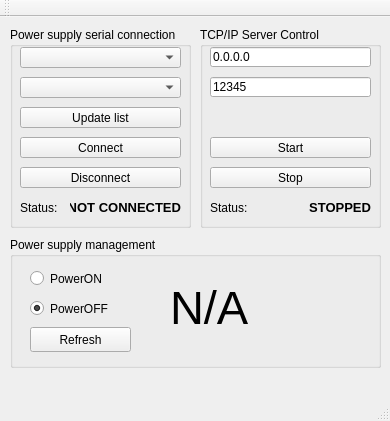
<?xml version="1.0" encoding="UTF-8"?>
<ui version="4.0">
 <class>MainWindow</class>
 <widget class="QMainWindow" name="MainWindow">
  <property name="geometry">
   <rect>
    <x>0</x>
    <y>0</y>
    <width>390</width>
    <height>421</height>
   </rect>
  </property>
  <property name="windowTitle">
   <string>Remote Power Supply @ PeakTech 6225A</string>
  </property>
  <property name="windowIcon">
   <iconset resource="res/resources.qrc">
    <normaloff>:/icon.ico</normaloff>:/icon.ico</iconset>
  </property>
  <widget class="QWidget" name="centralWidget">
   <widget class="QGroupBox" name="groupBox_SerialConnection">
    <property name="geometry">
     <rect>
      <x>10</x>
      <y>10</y>
      <width>181</width>
      <height>201</height>
     </rect>
    </property>
    <property name="title">
     <string>Power supply serial connection</string>
    </property>
    <widget class="QPushButton" name="pushButton_updateList">
     <property name="geometry">
      <rect>
       <x>10</x>
       <y>80</y>
       <width>161</width>
       <height>21</height>
      </rect>
     </property>
     <property name="text">
      <string>Update list</string>
     </property>
    </widget>
    <widget class="QComboBox" name="comboBox_serialSlots">
     <property name="geometry">
      <rect>
       <x>10</x>
       <y>20</y>
       <width>161</width>
       <height>21</height>
      </rect>
     </property>
    </widget>
    <widget class="QPushButton" name="pushButton_disconnectSerialPort">
     <property name="geometry">
      <rect>
       <x>10</x>
       <y>140</y>
       <width>161</width>
       <height>21</height>
      </rect>
     </property>
     <property name="text">
      <string>Disconnect</string>
     </property>
    </widget>
    <widget class="QLabel" name="statusLabel">
     <property name="geometry">
      <rect>
       <x>10</x>
       <y>170</y>
       <width>51</width>
       <height>21</height>
      </rect>
     </property>
     <property name="text">
      <string>Status:</string>
     </property>
    </widget>
    <widget class="QLabel" name="connectionStatusLabel">
     <property name="geometry">
      <rect>
       <x>60</x>
       <y>170</y>
       <width>111</width>
       <height>21</height>
      </rect>
     </property>
     <property name="font">
      <font>
       <pointsize>10</pointsize>
       <weight>75</weight>
       <bold>true</bold>
      </font>
     </property>
     <property name="text">
      <string>NOT CONNECTED</string>
     </property>
     <property name="alignment">
      <set>Qt::AlignRight|Qt::AlignTrailing|Qt::AlignVCenter</set>
     </property>
    </widget>
    <widget class="QPushButton" name="pushButton_connectSerialPort">
     <property name="geometry">
      <rect>
       <x>10</x>
       <y>110</y>
       <width>161</width>
       <height>21</height>
      </rect>
     </property>
     <property name="text">
      <string>Connect</string>
     </property>
    </widget>
    <widget class="QComboBox" name="comboBox_BaudRates">
     <property name="geometry">
      <rect>
       <x>10</x>
       <y>50</y>
       <width>161</width>
       <height>21</height>
      </rect>
     </property>
     <property name="currentText">
      <string/>
     </property>
     <property name="currentIndex">
      <number>-1</number>
     </property>
    </widget>
   </widget>
   <widget class="QGroupBox" name="groupBox_Data_2">
    <property name="geometry">
     <rect>
      <x>10</x>
      <y>220</y>
      <width>371</width>
      <height>131</height>
     </rect>
    </property>
    <property name="title">
     <string>Power supply management</string>
    </property>
    <widget class="QRadioButton" name="radioButton_powerON">
     <property name="geometry">
      <rect>
       <x>20</x>
       <y>30</y>
       <width>111</width>
       <height>23</height>
      </rect>
     </property>
     <property name="text">
      <string>PowerON</string>
     </property>
     <property name="checked">
      <bool>false</bool>
     </property>
    </widget>
    <widget class="QRadioButton" name="radioButton_powerOFF">
     <property name="geometry">
      <rect>
       <x>20</x>
       <y>60</y>
       <width>101</width>
       <height>23</height>
      </rect>
     </property>
     <property name="text">
      <string>PowerOFF</string>
     </property>
     <property name="checked">
      <bool>true</bool>
     </property>
    </widget>
    <widget class="QPushButton" name="pushButton_refreshPowerState">
     <property name="geometry">
      <rect>
       <x>20</x>
       <y>90</y>
       <width>101</width>
       <height>25</height>
      </rect>
     </property>
     <property name="text">
      <string>Refresh</string>
     </property>
    </widget>
    <widget class="QLabel" name="label_PowerSupplyStatus">
     <property name="geometry">
      <rect>
       <x>160</x>
       <y>50</y>
       <width>91</width>
       <height>41</height>
      </rect>
     </property>
     <property name="font">
      <font>
       <pointsize>35</pointsize>
       <weight>50</weight>
       <bold>false</bold>
      </font>
     </property>
     <property name="text">
      <string>N/A</string>
     </property>
    </widget>
    <widget class="QLabel" name="label_LightBulb">
     <property name="geometry">
      <rect>
       <x>250</x>
       <y>30</y>
       <width>71</width>
       <height>61</height>
      </rect>
     </property>
     <property name="text">
      <string/>
     </property>
     <property name="pixmap">
      <pixmap resource="res/resources.qrc">:/off.png</pixmap>
     </property>
     <property name="scaledContents">
      <bool>true</bool>
     </property>
    </widget>
   </widget>
   <widget class="QGroupBox" name="groupBox">
    <property name="geometry">
     <rect>
      <x>200</x>
      <y>10</y>
      <width>181</width>
      <height>201</height>
     </rect>
    </property>
    <property name="title">
     <string>TCP/IP Server Control</string>
    </property>
    <widget class="QLineEdit" name="lineEdit_TcpServerIp">
     <property name="geometry">
      <rect>
       <x>10</x>
       <y>20</y>
       <width>161</width>
       <height>20</height>
      </rect>
     </property>
     <property name="text">
      <string>0.0.0.0</string>
     </property>
    </widget>
    <widget class="QLineEdit" name="lineEdit_TcpServerPort">
     <property name="geometry">
      <rect>
       <x>10</x>
       <y>50</y>
       <width>161</width>
       <height>20</height>
      </rect>
     </property>
     <property name="text">
      <string>12345</string>
     </property>
    </widget>
    <widget class="QLabel" name="connectionStatusLabel_TcpServerState">
     <property name="geometry">
      <rect>
       <x>100</x>
       <y>170</y>
       <width>71</width>
       <height>21</height>
      </rect>
     </property>
     <property name="font">
      <font>
       <pointsize>10</pointsize>
       <weight>75</weight>
       <bold>true</bold>
      </font>
     </property>
     <property name="text">
      <string>STOPPED</string>
     </property>
     <property name="alignment">
      <set>Qt::AlignRight|Qt::AlignTrailing|Qt::AlignVCenter</set>
     </property>
    </widget>
    <widget class="QLabel" name="statusLabel_2">
     <property name="geometry">
      <rect>
       <x>10</x>
       <y>170</y>
       <width>51</width>
       <height>21</height>
      </rect>
     </property>
     <property name="text">
      <string>Status:</string>
     </property>
    </widget>
    <widget class="QPushButton" name="pushButton_StartTcpServer">
     <property name="geometry">
      <rect>
       <x>10</x>
       <y>110</y>
       <width>161</width>
       <height>21</height>
      </rect>
     </property>
     <property name="text">
      <string>Start</string>
     </property>
    </widget>
    <widget class="QPushButton" name="pushButton_StopTcpServer">
     <property name="geometry">
      <rect>
       <x>10</x>
       <y>140</y>
       <width>161</width>
       <height>21</height>
      </rect>
     </property>
     <property name="text">
      <string>Stop</string>
     </property>
    </widget>
   </widget>
  </widget>
  <widget class="QMenuBar" name="menuBar">
   <property name="geometry">
    <rect>
     <x>0</x>
     <y>0</y>
     <width>390</width>
     <height>21</height>
    </rect>
   </property>
  </widget>
  <widget class="QToolBar" name="mainToolBar">
   <attribute name="toolBarArea">
    <enum>TopToolBarArea</enum>
   </attribute>
   <attribute name="toolBarBreak">
    <bool>false</bool>
   </attribute>
  </widget>
  <widget class="QStatusBar" name="statusBar"/>
 </widget>
 <layoutdefault spacing="6" margin="11"/>
 <resources>
  <include location="res/resources.qrc"/>
 </resources>
 <connections/>
</ui>
